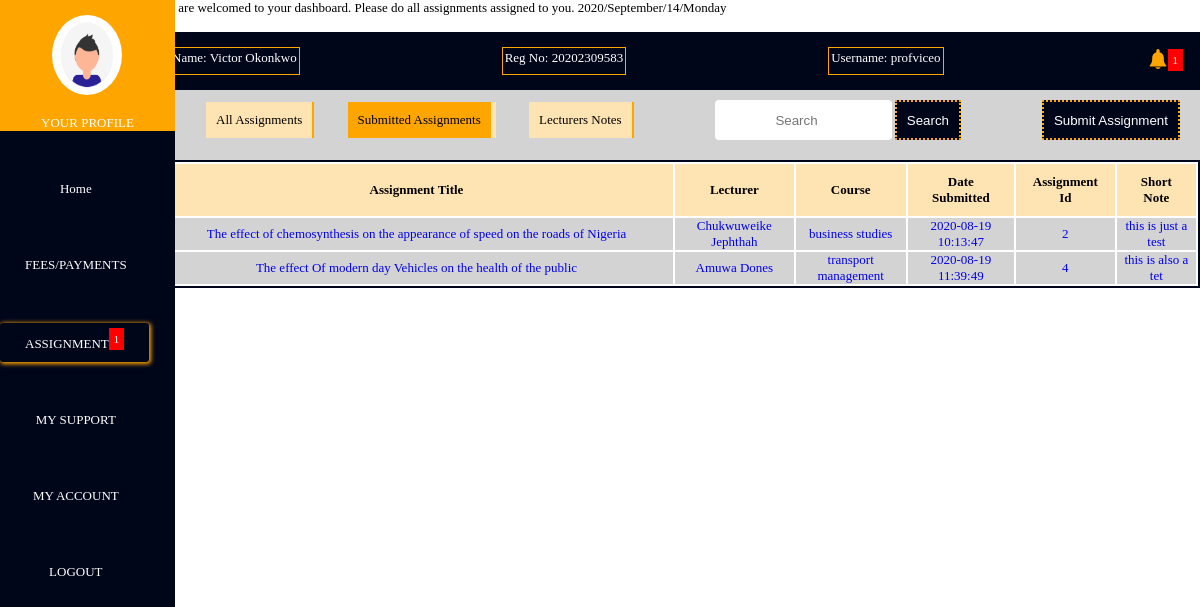
Screenshot of /submitted.php (signed in) with the database file from the repository.
### tables this page shows
CREATE TABLE `user_profile` (
  `id` int(11) NOT NULL,
  `user_id` int(11) NOT NULL,
  `Profile_img_stat` int(11) NOT NULL,
  `Reg_No` varchar(256) NOT NULL,
  `profilestatus` int(11) NOT NULL
);

CREATE TABLE `assign_given` (
  `id` int(11) NOT NULL,
  `Course` varchar(256) NOT NULL,
  `Lecturer` varchar(256) NOT NULL,
  `Submissiondate` date NOT NULL,
  `assign_title` longtext NOT NULL,
  `Filename` varchar(256) NOT NULL
);

CREATE TABLE `submit` (
  `id` int(11) NOT NULL,
  `Assign_Id` int(11) NOT NULL,
  `Username` varchar(256) NOT NULL,
  `Course` varchar(256) NOT NULL,
  `Short_Note` text NOT NULL,
  `FileName` text NOT NULL,
  `DateSubmitted` datetime NOT NULL DEFAULT current_timestamp()
);

### includes/Autoloader.inc.php (called while the page is built, shortened)
<?php
	function Autoloader($classname){
		$Ext = ".class.php";
		$url = "$_SERVER[HTTP_HOST]$_SERVER[REQUEST_URI]";
		if (preg_match("/includes/", $url)) {
			$path = "../classes/";
		}elseif(!preg_match("/includes/", $url)){
			$path = "classes/";
		}
		$filepath = $path.$classname.$Ext;
	}

### classes/Dbh.class.php (called while the page is built)
<?php
	Class Dbh{
		private $Host = 'localhost';
		private $User = 'root';
		private $Pwd = '';
		private $DbName = 'maraine';
		public function Connect(){
			$dsn = "mysql:host=".$this->Host.";dbname=".$this->DbName;
			$pdo = new PDO($dsn, $this->User , $this->Pwd);
			$pdo->setAttribute(PDO::ATTR_DEFAULT_FETCH_MODE , PDO::FETCH_ASSOC);
			return $pdo;
		}
	}

### classes/User.class.php (called while the page is built, shortened)
<?php
	class User extends Dbh{
		public function GetSubmittedAssignmentUser(){
			$sql = "SELECT * FROM submit WHERE  Username = ?";
			$stmt = $this->Connect()->prepare($sql);
			$stmt->execute([$_SESSION['username']]);
			$Results = $stmt->fetchAll();
			return $Results;
		}
	}

### classes/Userview.class.php (called while the page is built, shortened)
<?php
	Class Userview extends User{
		 public function GetAssignmentsId($aid){
			$sql = "SELECT * FROM assign_given WHERE id = ?";
			$stmt = $this->Connect()->prepare($sql);
			$stmt->execute([$aid]);
			$Assignments = $stmt->fetchAll();
			return $Assignments;
		}
	}

### submitted.php (the view, shortened to what this page needs)
<?php
	require_once 'includes/Autoloader.inc.php';
?>
<!DOCTYPE html>
<html>
<head>
	<link rel="stylesheet" type="text/css" href="css/header.css">
	<link rel="stylesheet" type="text/css" href="css/assignments.css">
</head><body>
<?php
 require 'template.php';
?>
</div>
	<div class="wrapper">
		<section class="ul_container">
			<ul>
				<a href="assignments.php"><li>All Assignments</li></a>
				<li class="assign">Submitted Assignments</li>
				<li> Lecturers Notes</li>
			</ul>
			<form>
				<input type="search" name="search" placeholder="Search">
				<button type="submit" name="submit">Search</button>
			</form>
			<a href="submit.php"><button type="submit" name="submit">Submit Assignment</button></a>
		</section>
		<section class="longrow">
			<table>
				<th>Assignment Title</th>
				<th>Lecturer</th>
				<th>Course</th>
				<th>Date Submitted</th>
                <th>Assignment Id</th>
                <th>Short Note</th>
			<tr>
        <?php
            $Submitted = new User();
            $SubmittedAssignments = $Submitted->GetSubmittedAssignmentUser();
			$count = count($SubmittedAssignments);
			if($count == 0 ){
				echo '<p class="error">You have no Submitted Assignments</p>';
				exit();
            }else{
            if ($count > 0) {
                foreach($SubmittedAssignments as $row){
                    $aid = $row['Assign_Id'];
                    $object = new Userview();
                    $Submits = $object->GetAssignmentsId($aid);
                    foreach ($Submits as $rowassign) {
                    $aid = $rowassign['id'];
                    $Lecturer = $rowassign['Lecturer'];
                    $Course = $rowassign['Course'];
                    echo '<td><a href="getwork.php?aid='.$aid.'">'.$rowassign['assign_title'].'</a></td>
                    <td><a href="getwork.php?Lecturer='.$Lecturer.'">'.$rowassign['Lecturer'].'</a></td>
                    <td><a href="getwork.php?Course='.$Course.'">'.$rowassign['Course'].'</a></td>
                    <td><a href="getwork.php?aid='.$aid.'">'.$row['DateSubmitted'].'</a></td>
                    <td><a href="getwork.php?aid='.$aid.'">'.$rowassign['id'].'</a></td>
                    <td><a href="getwork.php?aid='.$aid.'">'.$row['Short_Note'].'</a></td>
                </tr>'; }}
            }else{
                echo '<p class="error">You have no Submitted Assignments</p>';
            }
        }

### template.php (shortened to what this page needs)
<body>
	<div class="main">
		<div class="body-1">
			<div class="container">
				<div class="container-1">
					<?php
					require_once 'includes/dbh.inc.php';
					$sql = "SELECT * FROM user_profile WHERE user_id = ?;";
					$stmt = mysqli_stmt_init($conn);
					if (!mysqli_stmt_prepare($stmt,$sql)) {
						'<img src="img/profile.png">Change Profile Image<label></label><br>';
					}else{
						$userid = $_SESSION['userid'];
						mysqli_stmt_bind_param($stmt, "s",$userid);
						mysqli_stmt_execute($stmt);
						$result = mysqli_stmt_get_result($stmt);
						while ($row = mysqli_fetch_assoc($result)) {
							if ($row['Profile_img_stat'] == 0) {
								echo '<div class="container-1"><a href="#"><img src="img/profile.png" class="profile_img"><br><br>YOUR PROFILE</a></div>';
							}else{
								echo '<div class="container-1" ><a href="#"><img src="img/profile'.$_SESSION['userid'].'.jpg?'.mt_rand().'" class="profile_img"><br><br>YOUR PROFILE</a></div>';
							}
						}
					}
				?>
				</div>
	<div class="container-2">
	<ul>
		<?php
		$url = "https://.$_SERVER[HTTP_HOST]$_SERVER[REQUEST_URI]";
		if (preg_match("/index/", $url)) {
			echo '<li class="active"><a href="index.php">Home</a></li>
		<li><a href="#">FEES/PAYMENTS</a></li>
		<li><a href="assignments.php">ASSIGNMENT<sup class="bell">1</sup></a></li>
		<li><a href="tickets.php">MY SUPPORT</a></li>
		<li ><a href="accountdetails.php">MY ACCOUNT</a></li>
		<li><a href="includes/logout.inc.php?logout=valid">LOGOUT</a></li>';
		}elseif (preg_match("/submitted/", $url)) {
			echo '<li><a href="index.php">Home</a></li>
		<li><a href="#">FEES/PAYMENTS</a></li>
		<li  class="active"><a href="assignments.php">ASSIGNMENT<sup class="bell">1</sup></a></li>
		<li><a href="tickets.php">MY SUPPORT</a></li>
		<li ><a href="accountdetails.php">MY ACCOUNT</a></li>
		<li><a href="includes/logout.inc.php?logout=valid">LOGOUT</a></li>';
		}
		?>
	</ul>
    </div>
	</div>
	<div class="body-2">
		<marquee class="header_marquee">You are welcomed to your dashboard. Please do all assignments assigned to you.
			 <?php
			  $currentime = getdate();
			 echo $currentime['year']."/".$currentime['month']."/".$currentime['mday']."/".$currentime['weekday'];
			 ?>
			 </marquee><br>
			 <div class="student_details">
			 	<ul>
			 		<li>Name: <?php
			 		if (!isset($_SESSION['name'])) {
			 		 	echo "";
			 		 } else{
			 		 	echo $_SESSION['name'];
			 		 }
			 		 ?></li>
			 		<li>Reg No: <?php
			 			if (!isset($_SESSION['regno'])) {
			 				echo "";
			 			}else{
			 				echo $_SESSION['regno'];
			 			}
			 		?></li>
			 		<li>Username: <?php
			 			if (!isset($_SESSION['username'])) {
			 				echo "";
			 			}else{
			 				echo $_SESSION['username'];
			 			}
			 		?></li>
			 		<li><sup class="bell">1</sup></li>
			 	</ul>
			 </div>
	</div>
</div>

### css/header.css (style rules this page uses)
* { box-sizing: border-box; padding: 0; margin: 0; }
body { height: 2000px; font-family: cursive; font-weight: lighter; font-size: 13px; }
.main { display:flex; z-index: 100; }
.body-1 { width: 30%; height: 100%; flex: 1; }
.body-2 { padding-left: 10px; flex: 7; position: fixed; width: 88%; background-color: white; left: 12%; }
.container { position: fixed; height: 100%; background-color: #00061a; display: flex; flex-direction: column; z-index: 100; width: 175px; }
.container-1 { display: flex; justify-content: space-around; background-color: #ffa500; text-align: center; }
.container-1 a { text-decoration: none; color: white; }
.profile_img { width: 70px; height: 80px; margin-top: 15px; border-radius: 50% 50% 50% 50%; }
.container-2 { display: flex; text-align: center; }
.container-2 ul { list-style: none; align-items: center; }
.container-2 ul li { padding: 10px; margin-top: 40px; }
.container-2 ul li a { text-decoration: none; color: white; padding: 15px; }
.container-2 ul li:hover,.active { box-shadow: 1px 1px 4px 1px #ffa500; width: 98%; border-radius: 3px; }
.student_details { background-color: #00061a; padding: 15px; }
.student_details ul { list-style: none; display: flex; justify-content: space-between; }
.student_details ul li { border: 1.4px solid #ffa500; padding: 2px; color: white; cursor: pointer; }
.student_details ul li:last-child { border: none; }
.bell { padding:5px; background-color: red; cursor: pointer; }

### css/assignments.css (style rules this page uses)
.wrapper { width: 87%; margin-top: 80px; margin-left: 13%; color: black; }
button { cursor: pointer; }
section.ul_container { display: flex; justify-content: space-between; align-items: center; padding: 20px; background-color: lightgrey; }
section.ul_container ul { list-style: none; }
section.ul_container ul li { display: inline-flex; margin-left: 30px; padding: 10px; border-right: 2px solid #ffa500; background-color: #ffe4b3; cursor: pointer; }
section.ul_container ul a { text-decoration: none; color: black; }
section.ul_container ul li:hover,section.ul_container ul li.assign { background-color: #ffa500; border-right: 5px solid #ffe4b3; }
section.ul_container input[type=search] { height: 40px; text-align: center; outline:none; border-radius: 4px; border: none; }
section.ul_container button { height: 40px; padding: 10px; background-color: #00061a; outline: none; border: 2px dotted #ffa500; color: white; }
section.longrow table { width: 100%; text-align: center; border: 2px solid #00061a; }
section.longrow table th { padding: 10px; background-color: #ffe4b3; }
section.longrow table tr { border-right: 3px solid #ffa500; background-color: lightgrey; cursor: pointer; }
section.longrow table tr td a { text-decoration: none; }
section.longrow table th:nth-child(1) { width: 50%; }

### rows the page displays
user_profile: Profile_img_stat 0 (drawn)
submit: DateSubmitted "2020-08-19 10:13:47", Short_Note "this is just a test"
assign_given: assign_title "The effect of chemosynthesis on the appearance of speed on the roads of Nigeria", Lecturer "Chukwuweike Jephthah", Course "business studies", id "2"
submit: DateSubmitted "2020-08-19 11:39:49", Short_Note "this is also a tet"
assign_given: assign_title "The effect Of modern day Vehicles on the health of the public", Lecturer "Amuwa Dones", Course "transport management", id "4"

### other values shown
$currentime['year'] "2020"
$currentime['month'] "September"
$currentime['mday'] "14"
$currentime['weekday'] "Monday"
$_SESSION['name'] "Victor Okonkwo"
$_SESSION['regno'] "20202309583"
$_SESSION['username'] "profviceo"
